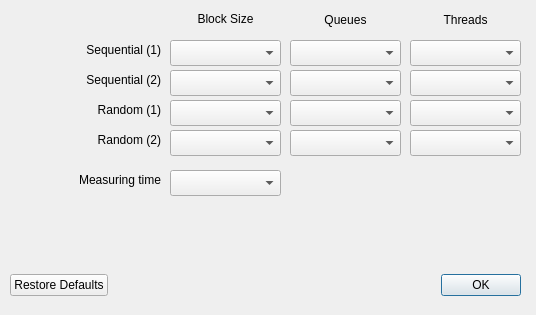
<?xml version="1.0" encoding="UTF-8"?>
<ui version="4.0">
 <class>Settings</class>
 <widget class="QDialog" name="Settings">
  <property name="geometry">
   <rect>
    <x>0</x>
    <y>0</y>
    <width>536</width>
    <height>315</height>
   </rect>
  </property>
  <property name="windowTitle">
   <string>Settings</string>
  </property>
  <property name="locale">
   <locale language="English" country="UnitedStates"/>
  </property>
  <widget class="QLabel" name="label">
   <property name="geometry">
    <rect>
     <x>10</x>
     <y>40</y>
     <width>151</width>
     <height>20</height>
    </rect>
   </property>
   <property name="text">
    <string>Sequential (1)</string>
   </property>
   <property name="alignment">
    <set>Qt::AlignRight|Qt::AlignTrailing|Qt::AlignVCenter</set>
   </property>
  </widget>
  <widget class="QComboBox" name="SEQ_1_BlockSize">
   <property name="geometry">
    <rect>
     <x>170</x>
     <y>40</y>
     <width>111</width>
     <height>26</height>
    </rect>
   </property>
  </widget>
  <widget class="QComboBox" name="SEQ_1_Queues">
   <property name="geometry">
    <rect>
     <x>290</x>
     <y>40</y>
     <width>111</width>
     <height>26</height>
    </rect>
   </property>
  </widget>
  <widget class="QComboBox" name="SEQ_1_Threads">
   <property name="geometry">
    <rect>
     <x>410</x>
     <y>40</y>
     <width>111</width>
     <height>26</height>
    </rect>
   </property>
  </widget>
  <widget class="QComboBox" name="SEQ_2_BlockSize">
   <property name="geometry">
    <rect>
     <x>170</x>
     <y>70</y>
     <width>111</width>
     <height>26</height>
    </rect>
   </property>
  </widget>
  <widget class="QLabel" name="label_2">
   <property name="geometry">
    <rect>
     <x>10</x>
     <y>70</y>
     <width>151</width>
     <height>20</height>
    </rect>
   </property>
   <property name="text">
    <string>Sequential (2)</string>
   </property>
   <property name="alignment">
    <set>Qt::AlignRight|Qt::AlignTrailing|Qt::AlignVCenter</set>
   </property>
  </widget>
  <widget class="QComboBox" name="SEQ_2_Threads">
   <property name="geometry">
    <rect>
     <x>410</x>
     <y>70</y>
     <width>111</width>
     <height>26</height>
    </rect>
   </property>
  </widget>
  <widget class="QComboBox" name="SEQ_2_Queues">
   <property name="geometry">
    <rect>
     <x>290</x>
     <y>70</y>
     <width>111</width>
     <height>26</height>
    </rect>
   </property>
  </widget>
  <widget class="QComboBox" name="RND_1_Threads">
   <property name="geometry">
    <rect>
     <x>410</x>
     <y>100</y>
     <width>111</width>
     <height>26</height>
    </rect>
   </property>
  </widget>
  <widget class="QComboBox" name="RND_1_BlockSize">
   <property name="geometry">
    <rect>
     <x>170</x>
     <y>100</y>
     <width>111</width>
     <height>26</height>
    </rect>
   </property>
  </widget>
  <widget class="QComboBox" name="RND_1_Queues">
   <property name="geometry">
    <rect>
     <x>290</x>
     <y>100</y>
     <width>111</width>
     <height>26</height>
    </rect>
   </property>
  </widget>
  <widget class="QLabel" name="label_3">
   <property name="geometry">
    <rect>
     <x>10</x>
     <y>100</y>
     <width>151</width>
     <height>20</height>
    </rect>
   </property>
   <property name="text">
    <string>Random (1)</string>
   </property>
   <property name="alignment">
    <set>Qt::AlignRight|Qt::AlignTrailing|Qt::AlignVCenter</set>
   </property>
  </widget>
  <widget class="QLabel" name="label_4">
   <property name="geometry">
    <rect>
     <x>10</x>
     <y>130</y>
     <width>151</width>
     <height>20</height>
    </rect>
   </property>
   <property name="text">
    <string>Random (2)</string>
   </property>
   <property name="alignment">
    <set>Qt::AlignRight|Qt::AlignTrailing|Qt::AlignVCenter</set>
   </property>
  </widget>
  <widget class="QComboBox" name="RND_2_Queues">
   <property name="geometry">
    <rect>
     <x>290</x>
     <y>130</y>
     <width>111</width>
     <height>26</height>
    </rect>
   </property>
  </widget>
  <widget class="QComboBox" name="RND_2_Threads">
   <property name="geometry">
    <rect>
     <x>410</x>
     <y>130</y>
     <width>111</width>
     <height>26</height>
    </rect>
   </property>
  </widget>
  <widget class="QComboBox" name="RND_2_BlockSize">
   <property name="geometry">
    <rect>
     <x>170</x>
     <y>130</y>
     <width>111</width>
     <height>26</height>
    </rect>
   </property>
  </widget>
  <widget class="QLabel" name="label_5">
   <property name="geometry">
    <rect>
     <x>170</x>
     <y>10</y>
     <width>111</width>
     <height>18</height>
    </rect>
   </property>
   <property name="text">
    <string>Block Size</string>
   </property>
   <property name="alignment">
    <set>Qt::AlignCenter</set>
   </property>
  </widget>
  <widget class="QLabel" name="label_6">
   <property name="geometry">
    <rect>
     <x>290</x>
     <y>10</y>
     <width>111</width>
     <height>20</height>
    </rect>
   </property>
   <property name="text">
    <string>Queues</string>
   </property>
   <property name="alignment">
    <set>Qt::AlignCenter</set>
   </property>
  </widget>
  <widget class="QLabel" name="label_7">
   <property name="geometry">
    <rect>
     <x>410</x>
     <y>10</y>
     <width>111</width>
     <height>20</height>
    </rect>
   </property>
   <property name="text">
    <string>Threads</string>
   </property>
   <property name="alignment">
    <set>Qt::AlignCenter</set>
   </property>
  </widget>
  <widget class="QWidget" name="verticalLayoutWidget">
   <property name="geometry">
    <rect>
     <x>10</x>
     <y>270</y>
     <width>511</width>
     <height>31</height>
    </rect>
   </property>
   <layout class="QVBoxLayout" name="verticalLayout">
    <item>
     <widget class="QDialogButtonBox" name="buttonBox">
      <property name="standardButtons">
       <set>QDialogButtonBox::Ok|QDialogButtonBox::RestoreDefaults</set>
      </property>
     </widget>
    </item>
   </layout>
  </widget>
  <widget class="QLabel" name="label_8">
   <property name="geometry">
    <rect>
     <x>10</x>
     <y>170</y>
     <width>151</width>
     <height>20</height>
    </rect>
   </property>
   <property name="text">
    <string>Measuring time</string>
   </property>
   <property name="alignment">
    <set>Qt::AlignRight|Qt::AlignTrailing|Qt::AlignVCenter</set>
   </property>
  </widget>
  <widget class="QComboBox" name="Measuring_Time">
   <property name="geometry">
    <rect>
     <x>170</x>
     <y>170</y>
     <width>111</width>
     <height>26</height>
    </rect>
   </property>
  </widget>
 </widget>
 <resources/>
 <connections/>
</ui>
